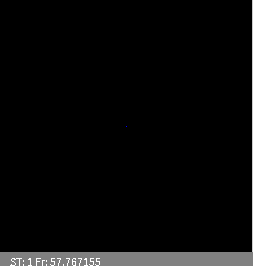
Frame 1 (no input)
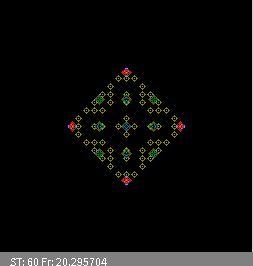
Frame 60 (the mouse pressed at the canvas centre just before this capture)
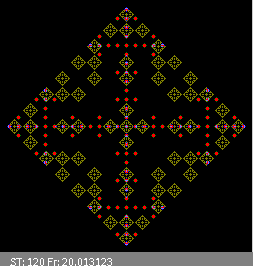
Frame 120 (the mouse held since frame 60 and released just before this capture)

The Processing sketch that drew these frames (run headless with seeded random() and noise(); from frame 60 on, the mouse is pressed at the canvas centre):

// Processing sketch: automat_wzrost2Dv5
// ── automat_wzrost2Dv5.pde
//Jednowymiarowy, DETERMINISTYCZNY automat komórkowy - reguła "ZSUMUJ Z SĄSIADAMI I WEŹ MODULO". Kroki MC
//Zasiewanie tablicy na początku z zadaną gęstością lub pojedynczą komórką
//////////////////////////////////////////////////////////////////////////////////////////////////////////////////
int WorldSize=252;//Ile chcemy elementów w linii?
int[][] WorldOld=new int[WorldSize][WorldSize];//Tworzenie tablic - w Processingu zawsze za pomocą alokacji
int[][] WorldNew=new int[WorldSize][WorldSize];
boolean[][] Changed=new boolean[WorldSize][WorldSize];//Flagi zmiany do rysowania

float IDens=0.0;//Początkowa gęstość w tablicy
int Div=6; //Jaki dzielnik w regule automatu
int S=1; //Bok celki

void setup()
{
  size(253,266);    //  size(253,270);    //Okno nie do końca kwadratowe - miejsce na napis
  
  surface.setResizable(true);//https://github.com/processing/processing/wiki/Window-Size-and-Full-Screen
  
  noSmooth();
  if(IDens>0)
  {
   for(int i=0;i<WorldOld.length;i++) //Zasiewanie tablicy
    for(int j=0;j<WorldOld.length;j++) 
    {
      Changed[i][j]=true;
      if(random(1.0)<IDens)
        WorldOld[i][j]=(int)(random(Div));//trzeba zmienić typ, bo tablica przechowuje int a nie float
      else
        WorldOld[i][j]=0;
    }
  }
  else
  {
    for(int i=0;i<WorldOld.length;i++) //Zasiewanie tablicy
     for(int j=0;j<WorldOld.length;j++) 
     {
      Changed[i][j]=true;
      WorldOld[i][j]=0;
     }
      
    WorldOld[WorldSize/2][WorldSize/2]=1;//Tylko jeden w środku
  }
  frameRate(20);
}

int t=0;
void draw()
{  
  S=min(width/WorldSize,height/WorldSize);//Min żeby zachować kwadratowość
  //println(S);
  noStroke();
  for(int i=0;i<WorldOld.length;i++)//Wizualizacja czyli "rysowanie na ekranie" 
    for(int j=0;j<WorldOld.length;j++) 
    {
      switch(WorldOld[i][j]){ //Instrukcja wyboru pozwala nam wybrać dowolny kolor w zależności od liczby w komórce
      case 5:fill(128,128,255);break;
      case 4:fill(0,128,0);break;
      case 3:fill(128,128,0);break;
      case 2:fill(255,0,0);break;
      case 1:fill(0,0,255);break;
      case 0:fill(0,0,0);break;
      default: fill(0,255,0);//To się pojawiac nie powinno
      break;
      }
      if(Changed[i][j]) //Na WorldNew jest stara zawartość - czyli ta co na ekranie 
        rect(i*S,j*S,S,S);
    }
  
  for(int i=0;i<WorldOld.length;i++)//Zmiana stanu automatu
  {
       //Reguła - "ZSUMUJ Z SĄSIADAMI I WEŹ MODULO"
       //Zamiast ignorować brzegi można zrobić liczenie indeksów sąsiadów z zawijaniem dzięki reszcie z dzielenia
       int right = (i+1) % WorldSize;         
       int left  = (WorldSize+i-1) % WorldSize;
       
       for(int j=0;j<WorldOld.length;j++) 
       {
         int dw=(j+1) % WorldSize;   
         int up=(WorldSize+j-1) % WorldSize;
         
         int ile = WorldOld[i][j]
                 +WorldOld[left][j]
                 +WorldOld[right][j]
                 +WorldOld[i][up]
                 +WorldOld[i][dw]              
                 ;//suma z pięciu komórek brana potem modulo 3
      
         WorldNew[i][j]=ile % Div;//Nowy stan zapisujemy na drugą tablicę
         Changed[i][j]=(WorldNew[i][j] !=0 || WorldOld[i][j]!=0);//Czy trzeba odrysować? point() jest kosztowne wbrew pozorom
       }
   }
   
   //Zamiana tablic - łatwa bo nie trzeba kopiować tablic, wystarczy "uchwyty" do nich
   int[][] WorldTmp=WorldOld;
   WorldOld=WorldNew;
   WorldNew=WorldTmp;
   
   t++;//Kolejne pokolenie/krok/rok
   fill(128);
   rect(0,WorldSize,width,height-WorldSize);//Czyszczący prostokąt
   fill(255);
   text("ST: "+t+" Fr: "+frameRate,10,height);
}
